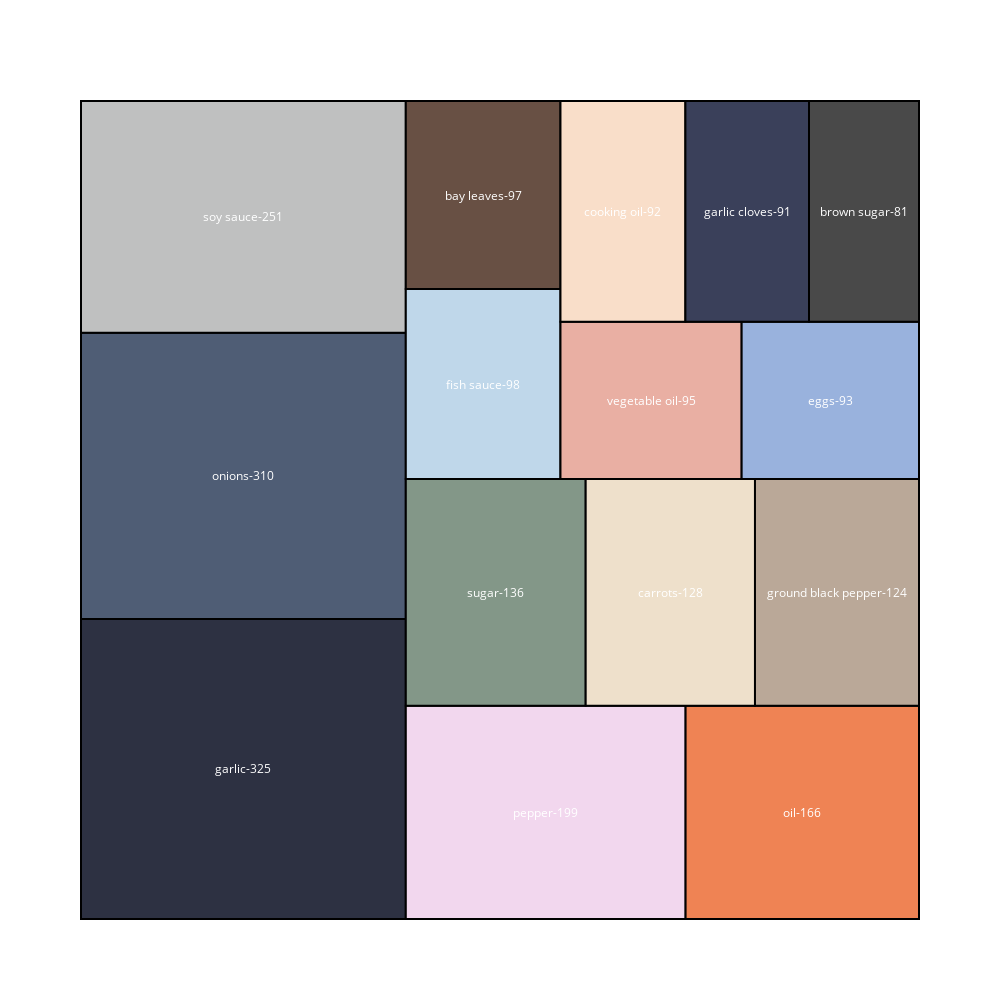

The code cell stored with this chart in its notebook:
### Code cell
values= ordered_df
type_list = ordered_df.index
import squarify

x = 0.
y = 0.
width = 50.
height = 50.


normed = squarify.normalize_sizes(values, width, height)
rects = squarify.squarify(normed, x, y, width, height)

# Choose colors from http://colorbrewer2.org/ under "Export"
color_brewer = ['#2D3142','#4F5D75','#BFC0C0','#F2D7EE','#EF8354','#839788','#EEE0CB','#BAA898','#BFD7EA','#685044','#E9AFA3','#99B2DD','#F9DEC9','#3A405A','#494949','#FF5D73','#7C7A7A','#CF5C36','#EFC88B']
shapes = []
annotations = []
counter = 0

for r in rects:
    shapes.append( 
        dict(
            type = 'rect', 
            x0 = r['x'], 
            y0 = r['y'], 
            x1 = r['x']+r['dx'], 
            y1 = r['y']+r['dy'],
            line = dict( width = 2 ),
            fillcolor = color_brewer[counter]
        ) 
    )
    annotations.append(
        dict(
            x = r['x']+(r['dx']/2),
            y = r['y']+(r['dy']/2),
            text = "{}-{}".format(type_list[counter], values[counter]),
            showarrow = False
        )
    )
    counter = counter + 1
    if counter >= len(color_brewer):
        counter = 0

# For hover text
trace0 = go.Scatter(
    x = [ r['x']+(r['dx']/2) for r in rects ], 
    y = [ r['y']+(r['dy']/2) for r in rects ],
    text = [ str(v) for v in values ], 
    mode = 'text',
)
        
layout = dict(
    height=1000, 
    width=1000,
    xaxis=dict(showgrid=False,zeroline=False),
    yaxis=dict(showgrid=False,zeroline=False),
    shapes=shapes,
    annotations=annotations,
    hovermode='closest',
    font=dict(color="#FFFFFF")
)

# With hovertext
figure = dict(data=[trace0], layout=layout)
iplot(figure, filename='squarify-treemap')

### Figure 1 — Plotly figure (JSON) as saved in the notebook; plotly's stock layout.template omitted (floating-point values rounded to 4 significant figures)
{"data": [{"mode": "text", "text": ["325", "310", "251", "199", "166", "136", "128", "124", "98", "97", "95", "93", "92", "91", "81"], "type": "scatter", "uid": "787458dd-5c5c-49ed-babe-cff695ee4e2c", "x": [9.689, 9.689, 9.689, 27.73, 43.04, 24.75, 35.16, 45.11, 23.99, 23.99, 34.01, 44.71, 32.34, 39.75, 46.72], "y": [9.17, 27.09, 42.92, 6.518, 6.518, 19.96, 19.96, 19.96, 32.7, 44.25, 31.7, 31.7, 43.25, 43.25, 43.25]}], "layout": {"annotations": [{"showarrow": false, "text": "garlic-325", "x": 9.689, "y": 9.17}, {"showarrow": false, "text": "onions-310", "x": 9.689, "y": 27.09}, {"showarrow": false, "text": "soy sauce-251", "x": 9.689, "y": 42.92}, {"showarrow": false, "text": "pepper-199", "x": 27.73, "y": 6.518}, {"showarrow": false, "text": "oil-166", "x": 43.04, "y": 6.518}, {"showarrow": false, "text": "sugar-136", "x": 24.75, "y": 19.96}, {"showarrow": false, "text": "carrots-128", "x": 35.16, "y": 19.96}, {"showarrow": false, "text": "ground black pepper-124", "x": 45.11, "y": 19.96}, {"showarrow": false, "text": "fish sauce-98", "x": 23.99, "y": 32.7}, {"showarrow": false, "text": "bay leaves-97", "x": 23.99, "y": 44.25}, {"showarrow": false, "text": "vegetable oil-95", "x": 34.01, "y": 31.7}, {"showarrow": false, "text": "eggs-93", "x": 44.71, "y": 31.7}, {"showarrow": false, "text": "cooking oil-92", "x": 32.34, "y": 43.25}, {"showarrow": false, "text": "garlic cloves-91", "x": 39.75, "y": 43.25}, {"showarrow": false, "text": "brown sugar-81", "x": 46.72, "y": 43.25}], "font": {"color": "#FFFFFF"}, "height": 1000, "hovermode": "closest", "shapes": [{"fillcolor": "#2D3142", "line": {"width": 2}, "type": "rect", "x0": 0, "x1": 19.38, "y0": 0, "y1": 18.34}, {"fillcolor": "#4F5D75", "line": {"width": 2}, "type": "rect", "x0": 0, "x1": 19.38, "y0": 18.34, "y1": 35.84}, {"fillcolor": "#BFC0C0", "line": {"width": 2}, "type": "rect", "x0": 0, "x1": 19.38, "y0": 35.84, "y1": 50}, {"fillcolor": "#F2D7EE", "line": {"width": 2}, "type": "rect", "x0": 19.38, "x1": 36.07, "y0": 0, "y1": 13.04}, {"fillcolor": "#EF8354", "line": {"width": 2}, "type": "rect", "x0": 36.07, "x1": 50, "y0": 0, "y1": 13.04}, {"fillcolor": "#839788", "line": {"width": 2}, "type": "rect", "x0": 19.38, "x1": 30.11, "y0": 13.04, "y1": 26.89}, {"fillcolor": "#EEE0CB", "line": {"width": 2}, "type": "rect", "x0": 30.11, "x1": 40.21, "y0": 13.04, "y1": 26.89}, {"fillcolor": "#BAA898", "line": {"width": 2}, "type": "rect", "x0": 40.21, "x1": 50, "y0": 13.04, "y1": 26.89}, {"fillcolor": "#BFD7EA", "line": {"width": 2}, "type": "rect", "x0": 19.38, "x1": 28.61, "y0": 26.89, "y1": 38.51}, {"fillcolor": "#685044", "line": {"width": 2}, "type": "rect", "x0": 19.38, "x1": 28.61, "y0": 38.51, "y1": 50}, {"fillcolor": "#E9AFA3", "line": {"width": 2}, "type": "rect", "x0": 28.61, "x1": 39.42, "y0": 26.89, "y1": 36.5}, {"fillcolor": "#99B2DD", "line": {"width": 2}, "type": "rect", "x0": 39.42, "x1": 50, "y0": 26.89, "y1": 36.5}, {"fillcolor": "#F9DEC9", "line": {"width": 2}, "type": "rect", "x0": 28.61, "x1": 36.06, "y0": 36.5, "y1": 50}, {"fillcolor": "#3A405A", "line": {"width": 2}, "type": "rect", "x0": 36.06, "x1": 43.44, "y0": 36.5, "y1": 50}, {"fillcolor": "#494949", "line": {"width": 2}, "type": "rect", "x0": 43.44, "x1": 50.0, "y0": 36.5, "y1": 50.0}], "width": 1000, "xaxis": {"showgrid": false, "zeroline": false}, "yaxis": {"showgrid": false, "zeroline": false}}}
